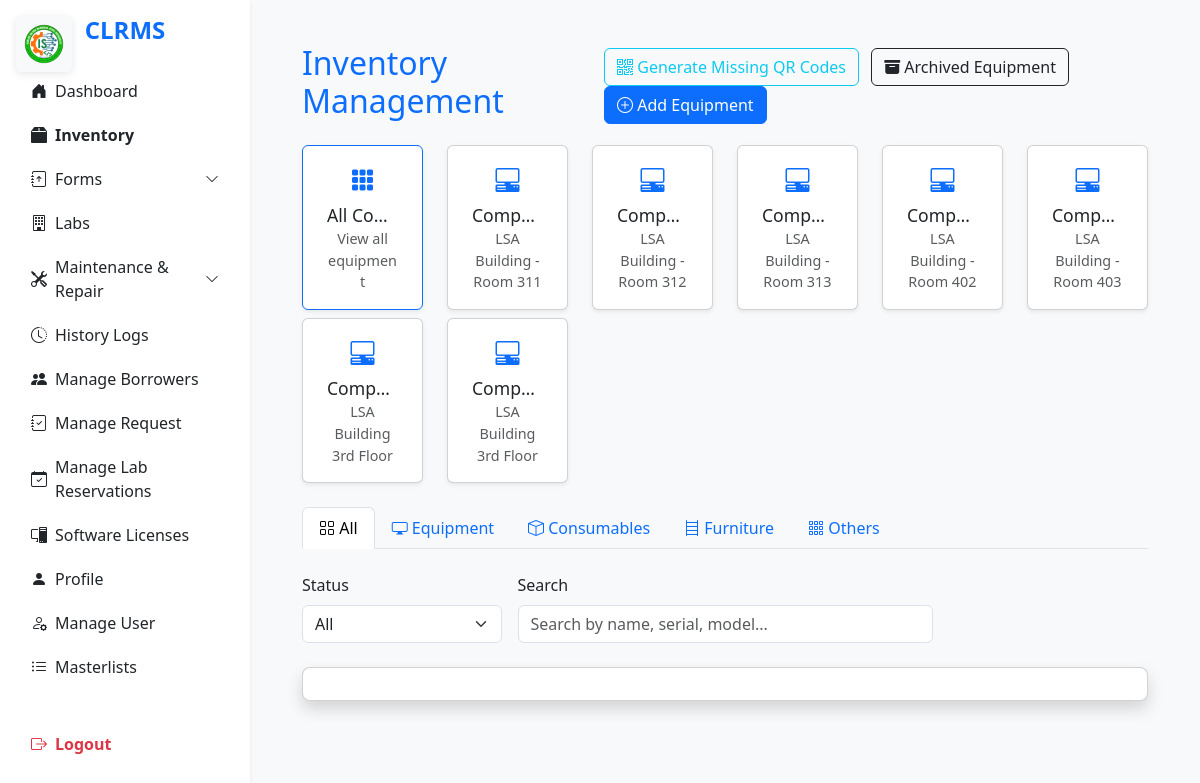
Page /pages/inventory.php (signed in) on the committed database.
### tables this page shows
CREATE TABLE `labs` (
  `id` int(11) NOT NULL,
  `lab_name` varchar(100) NOT NULL,
  `location` varchar(100) NOT NULL,
  `capacity` int(11) DEFAULT 0
);

### includes/sidebar.php (called while the page is built, shortened)
<?php
class SidebarRenderer {
    public static function render() {
        $role = $_SESSION['role'] ?? '';
        $current = basename($_SERVER['PHP_SELF']);
        include __DIR__ . '/sidebar_content.php';
    }
}
SidebarRenderer::render();

### classes/Lab.php (called while the page is built, shortened)
<?php
require_once 'Database.php';
require_once 'BaseModel.php';
class Lab extends BaseModel {
    public function __construct() {
        $database = new Database();
    }
    public function getAll() {
        $stmt = $this->conn->prepare("SELECT * FROM {$this->table_name}");
        $stmt->execute();
        return $stmt->fetchAll(PDO::FETCH_ASSOC);
    }
}

### classes/Database.php (called while the page is built, shortened)
<?php
class Database {
    private $host = DB_HOST;
    private $db_name = DB_NAME;
    private $username = DB_USER;
    private $password = DB_PASS;
    private $conn;
    public function getConnection() {
        if ($this->conn === null) {
            try {
                $this->conn = new PDO(
                    "mysql:host={$this->host};dbname={$this->db_name}",
                    $this->username,
                    $this->password
                );
                $this->conn->setAttribute(PDO::ATTR_ERRMODE, PDO::ERRMODE_EXCEPTION);
                $this->conn->exec("SET NAMES utf8mb4");
            } catch (PDOException $exception) {
                error_log('[Database Error] ' . $exception->getMessage(), 3, __DIR__ . '/../logs/error.log');
                die('A database error occurred. Please try again later.');
            }
        }
        return $this->conn;
    }
}
?>

### classes/LabService.php (called while the page is built, shortened)
<?php
require_once 'Lab.php';
class LabService {
    private $labModel;
    public function __construct() {
        $this->labModel = new Lab();
    }
    public function getAllLabs() {
        return $this->labModel->getAll();
    }
}

### classes/BaseModel.php (called while the page is built, shortened)
<?php
abstract class BaseModel {
    public function __construct($conn, $table_name) {
        $this->conn = $conn;
        $this->table_name = $table_name;
    }
}

### pages/inventory.php (the view, shortened to what this page needs)
<?php
require_once '../classes/LabService.php';
$labService = new LabService();
$labList = $labService->getAllLabs();
?>
<!DOCTYPE html>
<html lang="en">
<head>
    <link href="https://cdn.jsdelivr.net/npm/bootstrap@5.3.0/dist/css/bootstrap.min.css" rel="stylesheet">
    <link href="../assets/css/style.css" rel="stylesheet">
    <link href="https://cdn.jsdelivr.net/npm/bootstrap-icons@1.11.3/font/bootstrap-icons.css" rel="stylesheet">
</head>
<body class="bg-light">
<?php include '../includes/sidebar.php'; ?>
<main class="main-content">
    <div class="container-fluid px-4 mt-4">
        <div class="d-flex justify-content-between align-items-center mb-3">
            <h2 class="text-primary">Inventory Management</h2>
            <div>
                <button class="btn btn-outline-info me-2" onclick="generateMissingQRCodes()">
                    <i class="bi bi-qr-code"></i> Generate Missing QR Codes
                </button>
                <a href="archived_equipment.php" class="btn btn-outline-dark me-2">
                    <i class="bi bi-archive-fill"></i> Archived Equipment
                </a>
                <button class="btn btn-primary" data-bs-toggle="modal" data-bs-target="#addModal">
                    <i class="bi bi-plus-circle"></i> Add Equipment
                </button>
            </div>
        </div>
        <div class="row mb-3" id="lab-cards-row">
            <div class="col-md-2 col-6 mb-2">
                <div class="card lab-card text-center p-2 shadow-sm border-primary" data-lab="" id="all-labs-card">
                    <div class="card-body py-2">
                        <div class="fw-bold text-primary mb-1" style="font-size:1.5em;"><i class="bi bi-grid-3x3-gap-fill"></i></div>
                        <div class="lab-title" style="font-size:1.1em;white-space:nowrap;overflow:hidden;text-overflow:ellipsis;">
                            All Computer Labs
                        </div>
                        <div class="small text-muted" style="font-size:0.9em;">
                            View all equipment
                        </div>
                    </div>
                </div>
            </div>
            <?php foreach ($labList as $lab): ?>
                <div class="col-md-2 col-6 mb-2">
                    <div class="card lab-card text-center p-2 shadow-sm" data-lab="<?= htmlspecialchars($lab['lab_name']) ?>">
                        <div class="card-body py-2">
                            <div class="fw-bold text-primary mb-1" style="font-size:1.5em;"><i class="bi bi-pc-display-horizontal"></i></div>
                            <div class="lab-title" style="font-size:1.1em;white-space:nowrap;overflow:hidden;text-overflow:ellipsis;">
                                <?= htmlspecialchars($lab['lab_name']) ?>
                            </div>
                            <div class="small text-muted" style="font-size:0.9em;">
                                <?= htmlspecialchars($lab['location']) ?>
                            </div>
                        </div>
                    </div>
                </div>
            <?php endforeach; ?>
        </div>
        <ul class="nav nav-tabs mb-4" id="category-tabs">
            <li class="nav-item"><a class="nav-link active" data-category="" href="#"><i class="bi bi-grid"></i> All</a></li>
            <li class="nav-item"><a class="nav-link" data-category="Equipment" href="#"><i class="bi bi-display"></i> Equipment</a></li>
            <li class="nav-item"><a class="nav-link" data-category="Consumables" href="#"><i class="bi bi-box"></i> Consumables</a></li>
            <li class="nav-item"><a class="nav-link" data-category="Furniture" href="#"><i class="bi bi-bookshelf"></i> Furniture</a></li>
            <li class="nav-item"><a class="nav-link" data-category="Others" href="#"><i class="bi bi-grid-3x3-gap"></i> Others</a></li>
        </ul>
        <form class="row g-3 mb-4" id="filter-form" onsubmit="return false;">
            <div class="col-md-3">
                <label for="filter-status" class="form-label">Status</label>
                <select id="filter-status" class="form-select">
                    <option value="">All</option>
                </select>
            </div>
            <div class="col-md-6">
                <label for="filter-search" class="form-label">Search</label>
                <input type="text" id="filter-search" class="form-control" placeholder="Search by name, serial, model...">
            </div>
        </form>
        <div class="card shadow rounded-3">
            <div class="card-body">
            </div>
        </div>
    </div>
</main>
</body>
</html>

### includes/sidebar_content.php (shortened to what this page needs)
<button class="sidebar-logo-toggle btn btn-light d-flex align-items-center justify-content-center position-fixed" id="sidebarLogoToggle" style="z-index:1053; left:16px; top:16px; width:56px; height:56px; box-shadow:0 2px 8px rgba(0,0,0,0.10);">
    <img src="../assets/images/IS_LOGO.jpg" style="width:40px; height:40px; object-fit:contain; border-radius:50%; display:block; margin:auto;">
</button>
<nav class="sidebar bg-white shadow-sm" id="mainSidebar">
    <div class="d-flex flex-column p-3 h-100">
        <h4 class="text-primary text-center mb-4 sidebar-title">CLRMS</h4>
        <?php if (in_array($role, ['Lab Admin', 'Student Assistant'])): ?>
            <a href="dashboard.php" class="nav-link text-dark d-flex align-items-center justify-content-start <?= $current === 'dashboard.php' ? 'text-primary fw-bold' : '' ?>">
                <i class="bi bi-house-door-fill me-2"></i> <span class="sidebar-text">Dashboard</span>
            </a>
            <a href="inventory.php" class="nav-link text-dark d-flex align-items-center justify-content-start <?= $current === 'inventory.php' ? 'text-primary fw-bold' : '' ?>">
                <i class="bi bi-box2-fill me-2"></i> <span class="sidebar-text">Inventory</span>
            </a>
            <a class="nav-link text-dark d-flex justify-content-between align-items-center <?= in_array($current, ['borrower_slip_form.php', 'reserve_lab.php', 'ict_support_form.php']) ? 'text-primary fw-bold' : '' ?>"
               data-bs-toggle="collapse"
               href="#borrowRequestsCollapse"
               role="button"
               aria-expanded="<?= in_array($current, ['borrower_slip_form.php', 'reserve_lab.php', 'ict_support_form.php']) ? 'true' : 'false' ?>"
               aria-controls="borrowRequestsCollapse">
                <span class="d-flex align-items-center"><i class="bi bi-journal-arrow-up me-2"></i> <span class="sidebar-text">Forms</span></span>
                <i class="bi bi-chevron-down small"></i>
            </a>
            <a href="lab_details.php" class="nav-link text-dark d-flex align-items-center justify-content-start <?= $current === 'lab_details.php' ? 'text-primary fw-bold' : '' ?>">
                <i class="bi bi-building me-2"></i> <span class="sidebar-text">Labs</span>
            </a>
        <?php endif; ?>
        <?php if (in_array($role, ['Lab Admin', 'ICT Staff'])): ?>
            <a class="nav-link text-dark d-flex justify-content-between align-items-center <?= in_array($current, ['maintenance_scheduled.php', 'repair.php']) ? 'text-primary fw-bold' : '' ?>"
               data-bs-toggle="collapse"
               href="#maintenanceCollapse"
               role="button"
               aria-expanded="<?= in_array($current, ['maintenance_scheduled.php', 'repair.php']) ? 'true' : 'false' ?>"
               aria-controls="maintenanceCollapse">
                <span class="d-flex align-items-center"><i class="bi bi-tools me-2"></i> <span class="sidebar-text">Maintenance & Repair</span></span>
                <i class="bi bi-chevron-down small"></i>
            </a>
        <?php endif; ?>
        <?php if (in_array($role, ['Lab Admin', 'Chairperson'])): ?>
            <a href="history_logs.php" class="nav-link text-dark d-flex align-items-center justify-content-start <?= $current === 'history_logs.php' ? 'text-primary fw-bold' : '' ?>">
                <i class="bi bi-clock-history me-2"></i> <span class="sidebar-text">History Logs</span>
            </a>
            <a class="nav-link text-dark d-flex align-items-center justify-content-start <?= $current === 'manage_borrowers.php' ? 'text-primary fw-bold' : '' ?>" href="manage_borrowers.php">
                <i class="bi bi-people-fill me-2"></i> <span class="sidebar-text">Manage Borrowers</span>
            </a>
            <a href="manage_borrow_requests.php" class="nav-link text-dark d-flex align-items-center justify-content-start <?= $current === 'manage_borrow_requests.php' ? 'text-primary fw-bold' : '' ?>">
                <i class="bi bi-journal-check me-2"></i> <span class="sidebar-text">Manage Request</span>
            </a>
            <a href="manage_lab_reservations.php" class="nav-link text-dark d-flex align-items-center justify-content-start <?= $current === 'manage_lab_reservations.php' ? 'text-primary fw-bold' : '' ?>">
                <i class="bi bi-calendar-check me-2"></i> <span class="sidebar-text">Manage Lab Reservations</span>
            </a>
            <a href="software.php" class="nav-link text-dark d-flex align-items-center justify-content-start <?= $current === 'software.php' ? 'text-primary fw-bold' : '' ?>">
                <i class="bi bi-pc-display me-2"></i> <span class="sidebar-text">Software Licenses</span>
            </a>
        <?php endif; ?>
        <a href="profile.php" class="nav-link text-dark d-flex align-items-center justify-content-start <?= $current === 'profile.php' ? 'text-primary fw-bold' : '' ?>">
            <i class="bi bi-person-fill me-2"></i> <span class="sidebar-text">Profile</span>
        </a>
        <?php if ($role === 'Lab Admin'): ?>
            <a href="register.php" class="nav-link text-dark d-flex align-items-center justify-content-start <?= $current === 'register.php' ? 'text-primary fw-bold' : '' ?>">
                <i class="bi bi-person-gear me-2"></i> <span class="sidebar-text">Manage User</span>
            </a>
            <a href="manage_masterlists.php" class="nav-link text-dark d-flex align-items-center justify-content-start <?= $current === 'manage_masterlists.php' ? 'text-primary fw-bold' : '' ?>">
                <i class="bi bi-list-ul me-2"></i> <span class="sidebar-text">Masterlists</span>
            </a>
        <?php endif; ?>
        <hr class="bg-light my-3">
        <a href="../pages/logout.php" class="nav-link text-danger d-flex align-items-center justify-content-start">
            <i class="bi bi-box-arrow-right me-2"></i> <span class="sidebar-text">Logout</span>
        </a>
    </div>
</nav>

### assets/css/style.css (style rules this page uses)
body { background-color: #f8f9fa; font-family: 'Segoe UI', Tahoma, Geneva, Verdana, sans-serif; }
.sidebar { width: 250px; background-color: #FDFAF6; min-height: 100vh; box-shadow: 2px 0 8px rgba(0,0,0,0.2); position: fixed; top: 0; left: 0; color: #ffffff; overflow-y: auto; display: flex; flex-direction: column; align-items: stretch; }
.sidebar h4 { text-transform: uppercase; font-weight: bold; }
.sidebar a { padding: 10px 15px; color: #cccccc; text-decoration: none; border-radius: 5px; transition: background-color 0.3s ease, color 0.3s ease; }
.sidebar .text-danger { font-weight: bold; }
.main, .main-content { margin-left: 250px; padding: 20px; transition: margin-left 0.3s ease; }
.sidebar { transition: transform 0.3s ease; transform: translateX(0); z-index: 1053; }
.sidebar-logo-toggle { transition: left 0.3s ease; }
.container-fluid.px-4 { padding-left: 2rem !important; padding-right: 2rem !important; }
.btn-primary, .bg-primary { background-color: #0d6efd !important; border-color: #0d6efd !important; }

### includes/sidebar_content.php (style rules this page uses)
.sidebar { position: fixed; top: 0; left: 0; height: 100vh; width: 250px; z-index: 1052; transition: transform 0.3s cubic-bezier(.4,0,.2,1); background: #fff; overflow-x: hidden; box-shadow: 0 4px 18px rgba(0,0,0,0.07); }
@media (min-width: 992px) { .main-content, .main { margin-left: 250px; transition: margin-left 0.3s cubic-bezier(.4,0,.2,1); } }

### rows in the picture
labs: lab_name "Comp…", location "LSA Building - Room 311"
labs: lab_name "Comp…", location "LSA Building - Room 312"
labs: lab_name "Comp…", location "LSA Building - Room 313"
labs: lab_name "Comp…", location "LSA Building - Room 402"
labs: lab_name "Comp…", location "LSA Building - Room 403"
labs: lab_name "Comp…", location "LSA Building 3rd Floor"
labs: lab_name "Comp…", location "LSA Building 3rd Floor"
